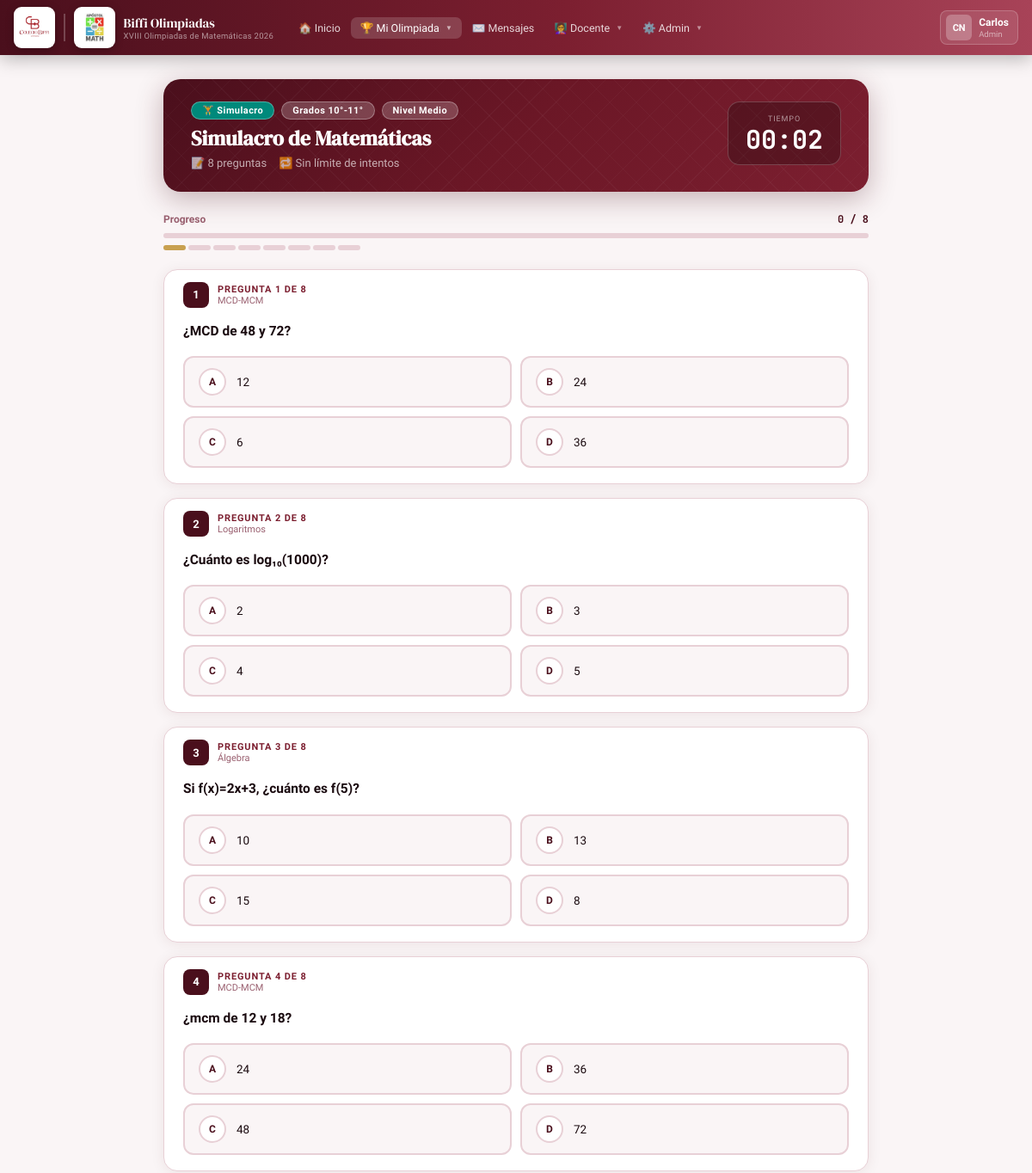
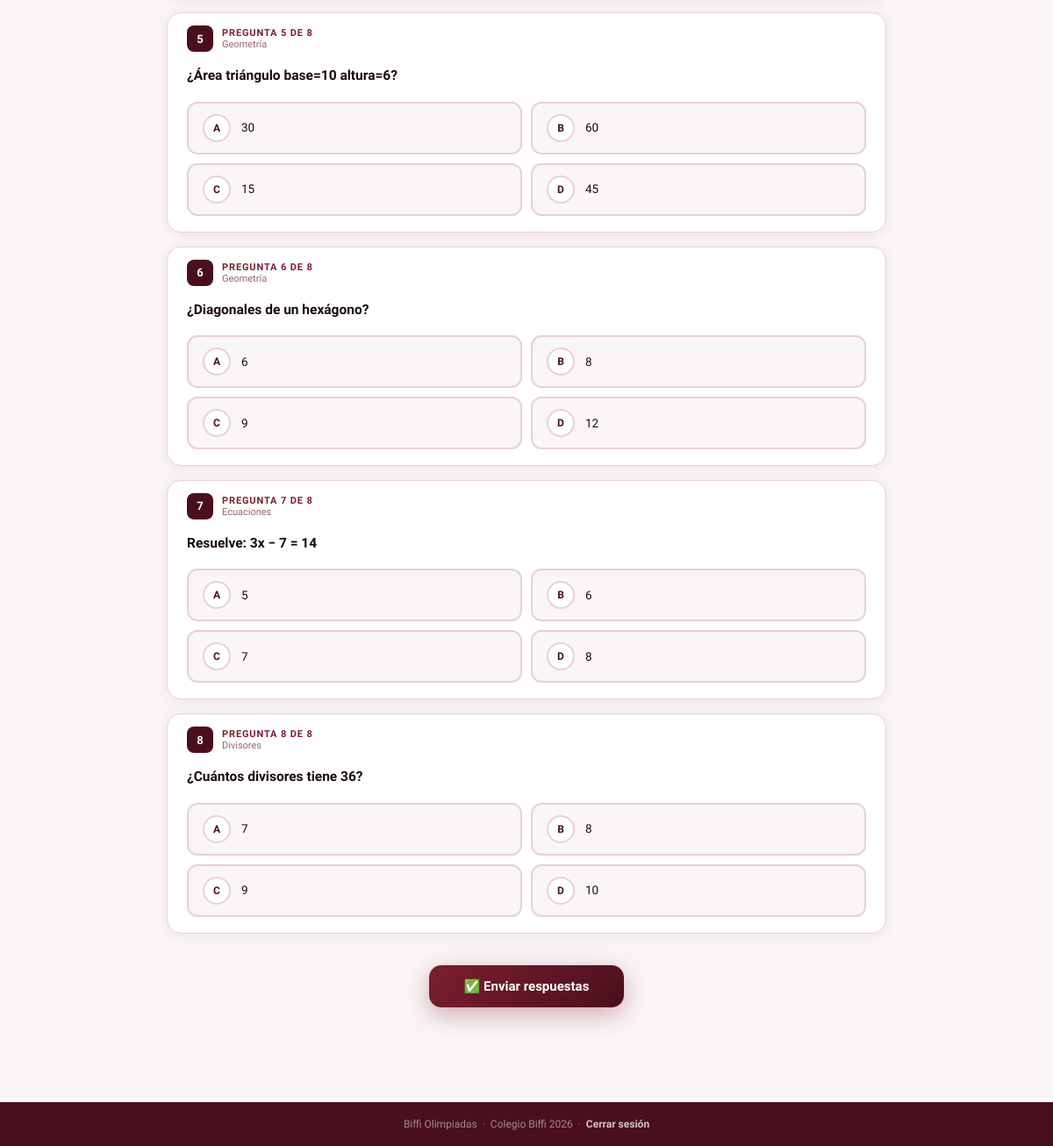
The page /simulacro.php?tipo=simulacro&nivel=medio (signed in) on the database its author committed (2 pictures, top to bottom).
### tables this page shows
CREATE TABLE IF NOT EXISTS `preguntas` (
  `id`          INT AUTO_INCREMENT PRIMARY KEY,
  `pregunta`    TEXT NOT NULL,
  `imagen_url`  VARCHAR(500) DEFAULT '',
  `op1`         VARCHAR(300) NOT NULL,
  `op2`         VARCHAR(300) NOT NULL,
  `op3`         VARCHAR(300) NOT NULL,
  `op4`         VARCHAR(300) DEFAULT '',
  `correcta`    VARCHAR(300) NOT NULL,
  `nivel`       ENUM('basico','medio','avanzado') DEFAULT 'basico',
  `tema`        VARCHAR(100) DEFAULT 'General',
  `explicacion` TEXT DEFAULT NULL,
  `creado_en`   DATETIME DEFAULT CURRENT_TIMESTAMP
);

### includes/config.php (called while the page is built, shortened)
<?php
function sanitize($str){ return htmlspecialchars(trim($str), ENT_QUOTES, 'UTF-8'); }
function grupoDeGrado(?int $grado): string {
    if($grado === null) return '10-11';
    return '10-11';
}
function miGrupo(): string {
    return grupoDeGrado($_SESSION['grado'] ?? null);
}
function etiquetaGrupo(string $g): string {
    return ['4-5'=>'Grados 4°-5°','6-7'=>'Grados 6°-7°',
            '8-9'=>'Grados 8°-9°','10-11'=>'Grados 10°-11°'][$g] ?? $g;
}
function intentosRestantes($pdo, int $uid, string $tipo, string $grupo, ?string $nivel=null): int {
    if($tipo === 'simulacro') return -1;
}
function tiposPrueba(): array {
    return [
        'simulacro'     => ['🏋️',  'Simulacro',           'Práctica libre, sin límite de tiempo'],
        'clasificatoria'=> ['🎯',  'Prueba Clasificatoria','Selecciona a los mejores'],
        'selectiva'     => ['⭐',  'Prueba Selectiva',     'Segunda fase oficial'],
        'final'         => ['🏆',  'Prueba Final',         'Gran final de las olimpiadas'],
    ];
}
function colorTipo(string $t): string {
    return ['simulacro'=>'#00897b','clasificatoria'=>'#7C1F30',
            'selectiva'=>'#C8A050','final'=>'#f57c00'][$t] ?? '#7C1F30';
}
?>

### simulacro.php (the view, shortened to what this page needs)
<?php
require_once 'includes/config.php';
$nivel = $_GET['nivel'] ?? 'basico';
$tipo  = $_GET['tipo']  ?? 'simulacro';
$mi_grupo = miGrupo();
$cfg_row = null;
try {
    $sc = $pdo->prepare("SELECT * FROM pruebas_config WHERE tipo_prueba=? AND grupo_grado=?");
    $sc->execute([$tipo,$mi_grupo]); $cfg_row=$sc->fetch();
} catch(\Exception $e){}
$tiempo_limite  = $cfg_row['tiempo_limite_min'] ?? null;
$num_preg       = $cfg_row['num_preguntas']     ?? 10;
$max_intentos   = isset($cfg_row['max_intentos']) ? (int)$cfg_row['max_intentos'] : 0;
$intentos_rest  = intentosRestantes($pdo, (int)$_SESSION['user_id'], $tipo, $mi_grupo, $nivel);
$preguntas = [];
if(empty($bloqueado)){
    $stmt = $pdo->prepare("SELECT * FROM preguntas WHERE nivel=? AND grupo_grado=? AND tipo_prueba=? ORDER BY RAND() LIMIT ".intval($num_preg));
    $stmt->execute([$nivel,$mi_grupo,$tipo]);
    $preguntas = $stmt->fetchAll();
}
$resultado = null;
$niveles_lbl=['basico'=>'Básico','medio'=>'Medio','avanzado'=>'Avanzado'];
$tipos_info=tiposPrueba();
$tipo_info=$tipos_info[$tipo]??['🏋️','Simulacro',''];
require_once 'includes/header.php';
?>
<div class="quiz-wrap">
<?php if(!empty($bloqueado) && !isset($resultado)): ?>
<div style="max-width:500px;margin:60px auto;background:white;border-radius:20px;
  padding:48px 36px;text-align:center;box-shadow:0 12px 48px rgba(74,15,28,.15);
  border:2px solid #ffcdd2;">
  <div style="font-size:72px;margin-bottom:16px">🔒</div>
  <h2 style="font-family:'DM Serif Display',serif;font-size:26px;color:#c0392b;margin-bottom:10px">
    Prueba bloqueada
  </h2>
  <p style="font-size:14.5px;color:#7a3030;max-width:340px;margin:0 auto 10px;line-height:1.7">
    Ya completaste el número máximo de intentos permitidos para la
    <strong><?=$tipo_info[1]?></strong> nivel <strong><?=$niveles_lbl[$nivel]?></strong>.
  </p>
  <?php if($max_intentos>0): ?>
  <p style="font-size:13px;color:#9a6070;margin-bottom:24px">
    Límite: <strong><?=$max_intentos?> intento<?=$max_intentos!=1?'s':''?></strong>
  </p>
  <?php endif ?>
  <p style="font-size:13px;color:#bbb;margin-bottom:24px">
    Si necesitas más intentos, comunícate con tu docente.
  </p>
  <div style="display:flex;gap:10px;justify-content:center;flex-wrap:wrap">
    <a href="mensajes.php" class="btn btn-outline" style="border-color:#e53935;color:#e53935">✉️ Contactar docente</a>
    <a href="pruebas.php?tipo=<?=$tipo?>" class="btn btn-outline">← Cambiar nivel</a>
    <a href="curso.php" class="btn btn-v">← Volver al curso</a>
  </div>
</div>
<?php else: ?>
<div class="quiz-header">
  <div class="qh-left">
    <div class="qh-tipo">
      <span class="qh-tipo-badge" style="background:<?=colorTipo($tipo)?>"><?=$tipo_info[0]?> <?=$tipo_info[1]?></span>
      <span class="qh-tipo-badge"><?=etiquetaGrupo($mi_grupo)?></span>
      <span class="qh-tipo-badge">Nivel <?=$niveles_lbl[$nivel]?></span>
    </div>
    <h1 class="qh-title"><?=$tipo_info[1]?> de Matemáticas</h1>
    <div class="qh-meta">
      <span>📝 <?=count($preguntas)?> preguntas</span>
      <?php if($intentos_rest > 0): ?><span style="color:rgba(255,220,100,.95);font-weight:700">🔁 <?=$intentos_rest?> intento<?=$intentos_rest!==1?'s':''?> restante<?=$intentos_rest!==1?'s':''?></span>
      <?php elseif($intentos_rest < 0): ?><span>🔁 Sin límite de intentos</span><?php endif ?>
    </div>
  </div>
  <div class="timer-box" id="timer-box">
    <div class="timer-label"><?=$tiempo_limite?'Tiempo restante':'Tiempo'?></div>
    <div class="timer-display" id="td"><?=$tiempo_limite?sprintf('%02d:00',$tiempo_limite):'00:00'?></div>
  </div>
</div>
<div class="prog-wrap">
  <div class="prog-header">
    <span class="prog-label">Progreso</span>
    <span class="prog-count" id="prog-count">0 / <?=count($preguntas)?></span>
  </div>
  <div class="prog-track"><div class="prog-fill" id="prog-fill" style="width:0%"></div></div>
  <div class="prog-steps" id="steps">
    <?php foreach($preguntas as $i=>$p): ?>
    <div class="ps <?=$i===0?'current':''?>" id="step-<?=$i?>" title="Pregunta <?=$i+1?>"></div>
    <?php endforeach ?>
  </div>
</div>
<?php if(empty($preguntas)): ?>
<div class="no-preg">
  <span>📭</span>
  <h3 style="font-size:17px;font-weight:700;color:var(--vd);margin-bottom:8px">Sin preguntas disponibles</h3>
  <p style="font-size:14px;color:#9a6070;margin-bottom:20px">
    No hay preguntas de <strong><?=$tipo_info[1]?></strong> nivel <strong><?=$niveles_lbl[$nivel]?></strong> para <strong><?=etiquetaGrupo($mi_grupo)?></strong>.
    <?php if(puedeEditarPruebas()): ?><br><a href="editor_simulacro.php?grupo=<?=$mi_grupo?>&tipo=<?=$tipo?>" style="color:var(--v);font-weight:700">Agregar preguntas →</a><?php else: ?><br>El docente las agregará pronto.<?php endif ?>
  </p>
  <a href="curso.php" class="btn btn-v">← Volver al curso</a>
</div>
<?php else: ?>
<form method="POST" id="qf">
  <?php $letras=['A','B','C','D']; foreach($preguntas as $i=>$p):
    $ops=array_filter([$p['op1'],$p['op2'],$p['op3'],$p['op4']]);
  ?>
  <div class="qcard" id="qc-<?=$i?>">
    <div class="qcard-head">
      <div class="qcard-num"><?=$i+1?></div>
      <div class="qcard-meta">
        <div class="qcard-num-lbl">Pregunta <?=$i+1?> de <?=count($preguntas)?></div>
        <div class="qcard-tema"><?=sanitize($p['tema'])?></div>
      </div>
    </div>
    <div class="qcard-body">
      <div class="qtext math-render"><?=htmlspecialchars_decode(htmlspecialchars($p['pregunta'],ENT_NOQUOTES))?></div>
      <div class="opts">
        <?php foreach(array_values($ops) as $j=>$op): ?>
        <label class="opt" onclick="markStep(<?=$i?>)">
          <span class="opt-c"><?=$letras[$j]?></span>
          <span class="opt-t math-render"><?=htmlspecialchars_decode(htmlspecialchars($op,ENT_NOQUOTES))?></span>
        </label>
        <?php endforeach ?>
      </div>
    </div>
  </div>
  <?php endforeach ?>
  <div class="submit-wrap">
    <button type="button" class="btn-submit" onclick="submitQuiz()">
      ✅ Enviar respuestas
    </button>
  </div>
</form>
<?php endif ?>
<?php endif ?>
</div>
<?php require_once 'includes/footer.php'; ?>

### includes/header.php (style rules this page uses)
:root { --v:#7C1F30;--vd:#4A0F1C;--vl:#A84358;--vp:#F5E8EB; --gold:#C8A050;--ink:#1A0A0F;--mist:#FAF5F6;--white:#fff; --green:#2E7D52;--border:#E8D0D6; --sh:0 4px 24px rgba(74,15,28,.10);--shh:0 12px 40px rgba(124,31,48,.20); }
*,*::before,*::after { margin:0;padding:0;box-sizing:border-box }
body { font-family:'Sora',sans-serif;background:var(--mist);color:var(--ink);min-height:100vh }

### rows shown on the page
preguntas: count($preguntas) "8", tema "MCD-MCM", pregunta "¿MCD de 48 y 72?", j "A", op1 "12", j "B", op "24", j "C", op3 "6", j "D", op4 "36"
preguntas: count($preguntas) "8", tema "Logaritmos", pregunta "¿Cuánto es log₁₀(1000)?", j "A", op1 "2", j "B", op "3", j "C", op3 "4", j "D", op4 "5"
preguntas: count($preguntas) "8", tema "Álgebra", pregunta "Si f(x)=2x+3, ¿cuánto es f(5)?", j "A", op1 "10", j "B", op "13", j "C", op3 "15", j "D", op4 "8"
preguntas: count($preguntas) "8", tema "MCD-MCM", pregunta "¿mcm de 12 y 18?", j "A", op1 "24", j "B", op "36", j "C", op3 "48", j "D", op4 "72"
preguntas: count($preguntas) "8", tema "Geometría", pregunta "¿Área triángulo base=10 altura=6?", j "A", op "30", j "B", op2 "60", j "C", op3 "15", j "D", op4 "45"
preguntas: count($preguntas) "8", tema "Geometría", pregunta "¿Diagonales de un hexágono?", j "A", op1 "6", j "B", op2 "8", j "C", op "9", j "D", op4 "12"
preguntas: count($preguntas) "8", tema "Ecuaciones", pregunta "Resuelve: 3x − 7 = 14", j "A", op1 "5", j "B", op2 "6", j "C", op "7", j "D", op4 "8"
preguntas: count($preguntas) "8", tema "Divisores", pregunta "¿Cuántos divisores tiene 36?", j "A", op1 "7", j "B", op2 "8", j "C", op "9", j "D", op4 "10"

### other values the page prints
$_iniciales "CN"
$_nombre "Carlos"
$rol_actual "Admin"
$tipo_info[0] "🏋️"
$tipo_info[1] "Simulacro"
etiquetaGrupo($mi_grupo) "Grados 10°-11°"
$niveles_lbl[$nivel] "Medio"
count($preguntas) "8"
